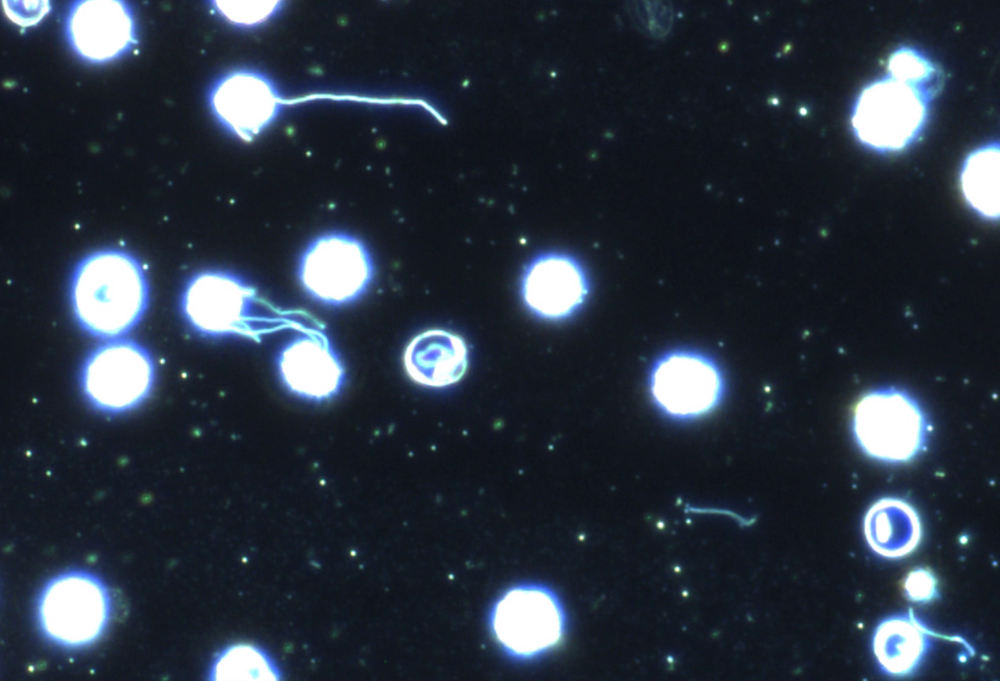
#> input picture data/new_dataset/img/015.png, 1000 x 681 px, shrunk from 1574 x 1072 before the run; its folder holds 4 pictures in this run
$ python generate_images.py   (older library calls are emulated)
#> lines starting #> are read from the running program, lines starting #| are printed output that depends on the picture; pictures that were not available may be replaced by others from this repository, and a replacement may not be noted
### script/config.py
 # -*- coding: utf-8 -*-
"""
Module for configuration files and configuration parameters

"""
import os as _os
import json as _json
from warnings import warn as _warn
from typing import Tuple, Optional

from . import __file__ as _delta_init  # Path to __init__ file

evaluation_dir = 'data/evaluation/measure'

"install directory"
_LOADED = None
"Which config file was loaded"
# Parameters:
res_dir: str = ''
"Results directory"
project_dir: str = ''
"Project directory"
presets: str = ''
"Type of analysis: can be '2D' or your own custom name for presets"
models: Tuple[str, ...] = ()
"Which models will be run"
model_file_rois: str = ''
"Model file for ROIs segmentation"
model_file_seg: str = ''
"Model file for cell segmentation"
model_file_track: str = ''
"Model file for cell tracking"
target_size_rois: Tuple[int, int] = (0, 0)
"ROI U-Net target/input image size"
target_size_seg: Tuple[int, int] = (0, 0)
"segmentation U-Net target/input image size"
target_size_track: Tuple[int, int] = (0, 0)
"tracking U-Net target/input image size"
training_set_rois: str = ''
"Path to ROIs U-Net training set"
training_set_seg: str = ''
"Path to segmentation training set"
training_set_track: str = ''
"Path to tracking training set"
eval_movie: str = ''
"Path to evaluation movie / image sequence"
rotation_correction: bool = False
"Flag to try to automatically correct image rotation (for microfluidic devices)"
drift_correction: bool = False
"Flag to correct drift over time (for microfluidic devices / ROIs)"
crop_windows: bool = False
"Flag to crop input image into windows of size target_size_seg for segmentation, otherwise resize them"
min_roi_area: float = 0.0
"Minimum area of detected ROIs, in pixels. Can be set to 0. (N/A for 2D)"
whole_frame_drift: bool = False
"If correcting for drift, use the entire frame instead of the region above the chambers"
min_cell_area: float = 0.0
"Minimum area of detected cells, in pixels. Can be set to 0"
save_format: Tuple[str, ...] = ()
"Format to save output data to"
TF_CPP_MIN_LOG_LEVEL: str = ''
"Debugging messages level from Tensorflow ('0' = most verbose to '3' = not verbose)"
memory_growth_limit: Optional[float] = None
"""If running into OOM issues or having trouble with cuDNN loading, try setting
memory_growth_limit to a value in MB: (eg 1024, 2048...)"""
pipeline_seg_batch: int = 0
"""If running into OOM issues during segmentation with the pipeline, try lowering
this value. You can also try to increase it to improve speed"""
pipeline_track_batch: int = 0
"""If running into OOM issues during tracking with the pipeline, try lowering
this value. You can also try to increase it to improve speed"""

"""
IMPORTANT: Do not change the default parameters below. Update the .json files instead if necessary.
"""

_DEFAULTS_2D = dict(
    res_dir="",
    project_dir="",
    presets="2D",  # Type of analysis. Can be '2D' or your own custom name for presets
    models=("segmentation", "tracking"),  # Which models will be run
    model_file_rois="",  # Model file for ROIs segmentation (None for 2D)
    model_file_seg="data/models/unet_agarpads_seg_optimized.hdf5",  # Model file for cell segmentation (placeholder)
    model_file_track="data/models/unet_agarpads_track_optimized.hdf5",  # Model file for cell tracking(placeholder)
    target_size_rois=(512, 512),  # ROI U-Net target/input image size
    target_size_seg=(512, 512),  # segmentation U-Net target/input image size
    target_size_track=(256, 256),  # tracking U-Net target/input image size
    training_set_rois="",  # Path to ROIs U-Net training set (None for 2D)
    training_set_seg="data/training/segmentation_set/",  # Path to segmentation training set (placeholder)
    training_set_track="data/training/segmentation_set/",  # Path to tracking training set (placeholder)
    eval_movie="data\evaluation\beta",  # Path to evaluation movie / image sequence
    rotation_correction=False,  # Flag to try to automatically correct image rotation (for microfluidic devices)
    drift_correction=False,  # Flag to correct drift over time (for microfluidic devices / ROIs)
    crop_windows=True,  # Flag to crop input image into windows of size target_size_seg for segmentation, otherwise resize them
    min_roi_area=500,  # Minimum area of detected ROIs, in pixels. Can be set to 0. (N/A for 2D)
    whole_frame_drift=False,  # If correcting for drift, use the entire frame instead of the region above the chambers
    min_cell_area=5,  # Minimum area of detected cells, in pixels. Can be set to 0
    save_format=("pickle", "legacy", "movie"),  # Format to save output data to.
    TF_CPP_MIN_LOG_LEVEL="2",  # Debugging messages level from Tensorflow ('0' = most verbose to '3' = not verbose)
    memory_growth_limit=1024,  # If running into OOM issues or having trouble with cuDNN loading, try setting memory_growth_limit to a value in MB: (eg 1024, 2048...)
    pipeline_seg_batch=32,  # If running into OOM issues during segmentation with the pipeline, try lowering this value. You can also try to increase it to improve speed
    pipeline_track_batch=32,  # If running into OOM issues during tracking with the pipeline, try lowering this value. You can also try to increase it to improve speed
)

def load_config(json_file: str = None, presets: str = "2D", config_level: str = None):

    if presets == "2D":
        defaults = _DEFAULTS_2D
    else:
        raise ValueError(
            """Valid default presets are '2D'..
            If you implemented very different presets, please provide
            a config file to load_config() directely
            """
        )

    if json_file is None:

        # Is there a local/user config file for this preset?
        _json_file = _os.path.expanduser(
            _os.path.join("~/data", "config_%s.json" % presets)
        )
        if _os.path.exists(_json_file) and (
            config_level is None or config_level == "local"
        ):
            json_file = _json_file

        if (
            json_file is None
            and _os.path.exists(_json_file)
            and (config_level is None or config_level == "global")
        ):
            json_file = _json_file

        # If no file was found, raise error:
        if json_file is None:
            raise ValueError(
                """Could not find a local or global config file for presets '%s'.
                Either use delta.assets.download_assets() or provide a json_file path
                """
                % presets
            )

    variables = _read_json(json_file)


    # Update config variables:
    globals().update(variables)

    global _LOADED
    _LOADED = json_file

    # Tensorflow technical parameters:
    # Debugging messages level from Tensorflow ('0' = most verbose to '3' = not verbose)
    #_os.environ["TF_CPP_MIN_LOG_LEVEL"] = TF_CPP_MIN_LOG_LEVEL
    import tensorflow as tf

    # Hide GPU from visible devices
    #tf.config.set_visible_devices([], 'GPU')
    #tf.config.threading.set_intra_op_parallelism_threads(2)


def _read_json(json_file: str):

    # Load file:
    print("Loading configuration from: %s" % json_file)
    with open(json_file, "r") as f:
        variables = _json.loads(f.read())

    # Type cast:
    for k, v in variables.items():
        if isinstance(v, list):
            variables[k] = tuple(v)  # Always use tuples, not lists in config

    return variables

### generate_images.py
# -*- coding: utf-8 -*-
"""
Created on Tue Dec 14 15:49:21 2021

@author: conno
"""

from pathlib import Path
import time
import glob
import os

import cv2
import numpy as np
import random
import skimage.io
from shutil import copyfile

import script.utilities as utils
import script.config as cfg
import script.data as data

from scipy import interpolate
import skimage.transform as trans

from typing import cast, Tuple, List, Dict, Union, Iterator, Generator, Any, Optional


def _msg(string: str):
    """
    Print timestamped messages

    Parameters
    ----------
    string : str
        Message to print.

    Returns
    -------
    None.

    """

    print("%s, Log: %s" % (time.ctime(), string))

# [64 lines left out: functions shift, zoomshift, not called in this run]


def get_random_crop(image, seg, grey, crop_height, crop_width):

    max_x = image.shape[1] - crop_width
    max_y = image.shape[0] - crop_height

    x = np.random.randint(0, max_x)
    y = np.random.randint(0, max_y)

    print(x)
    print(y)

    img = image[y: y + crop_height, x: x + crop_width]
    seg = seg[y: y + crop_height, x: x + crop_width]
    gr = grey[y: y + crop_height, x: x + crop_width]


    # [11 lines of commented-out code are left out]

    return img, seg

do_it = True

config_location = 'data/config_2D.json'

# Check if the config file exists
if Path(config_location).is_file():
    _msg("Config JSON file exists")

# Load configuration:
utils.cfg.load_config(presets="2D", config_level="global", json_file=config_location)
#> (reads data/config_2D.json from the repository)

if do_it:
    p = str(Path.joinpath(Path(cfg.training_set_seg), 'img'))
    q = str(Path.joinpath(Path(cfg.training_set_seg), 'seg'))

    img_files = [
        x
        for x in os.listdir(p)
        if os.path.splitext(x)[1].lower() in (".tif", ".tiff", '.png', '.jpg', '.jpeg')
    ]


    seg_files = [
        x
        for x in os.listdir(q)
        if os.path.splitext(x)[1].lower() in (".tif", ".tiff", '.png', '.jpg', '.jpeg')
    ]

    no_of_imgs = 200
    _c = 1
    for count, img in enumerate(img_files):

        for i in range(no_of_imgs):

            # Set absolute path to segmentation image and open it
            ip = Path.cwd().joinpath(Path(cfg.training_set_seg), 'img', img)
            w = cv2.imread(
                str(ip)
            )
#> w is the input picture: shape (681, 1000, 3); mean B, G, R 65.7, 52.4, 43.5

            # Set absolute path to segmentation image and open it
            i_g = cv2.imread(
                str(ip),
                0
            )
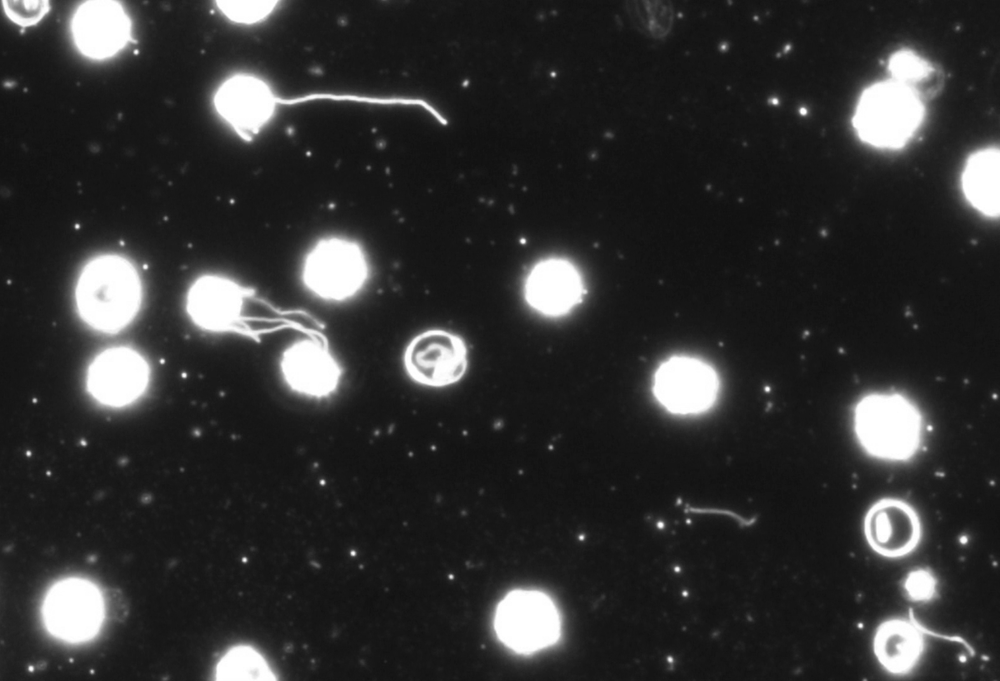
#> i_g: shape (681, 1000); min 15, max 255, mean 50.8
            _msg("Opened image located at %s" % ip)

            sp = Path.cwd().joinpath(Path(cfg.training_set_seg), 'seg', img)
            s = cv2.imread(
                str(sp),
                0
            )
            _msg("Opened image located at %s" % sp)

            ip = Path.cwd().joinpath(Path(cfg.training_set_seg), 'img', str(_c) + '.png')
            sp = Path.cwd().joinpath(Path(cfg.training_set_seg), 'seg', str(_c) + '.png')

            crop_img, crop_seg = get_random_crop(w, s, i_g, 512, 512)
#| 172
#| 47
#> in get_random_crop, `img = image[y: y + crop_height, x: x + crop_width]`:
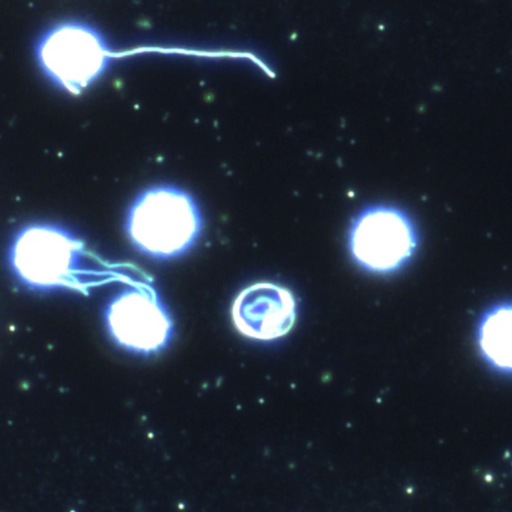
#> img: shape (512, 512, 3); mean B, G, R 62.3, 48.9, 40.1
#> in get_random_crop, `seg = seg[y: y + crop_height, x: x + crop_width]`:
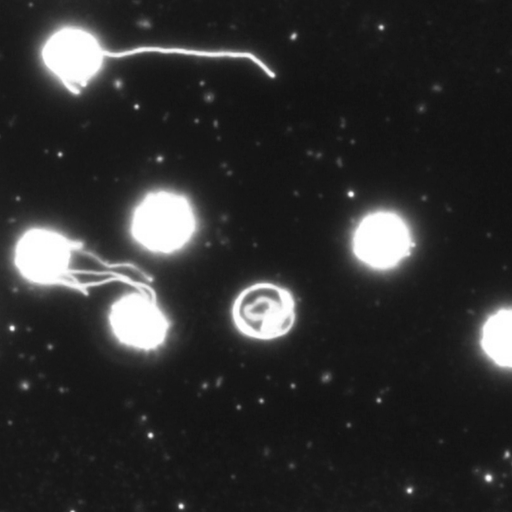
#> seg: shape (512, 512); min 15, max 255, mean 47.3

            print('a')


            cv2.imwrite(str(ip), crop_img)
            cv2.imwrite(str(sp), crop_seg)

            _c += 1
#> pass 2 of the loop `for count, img in enumerate(img_files):`:
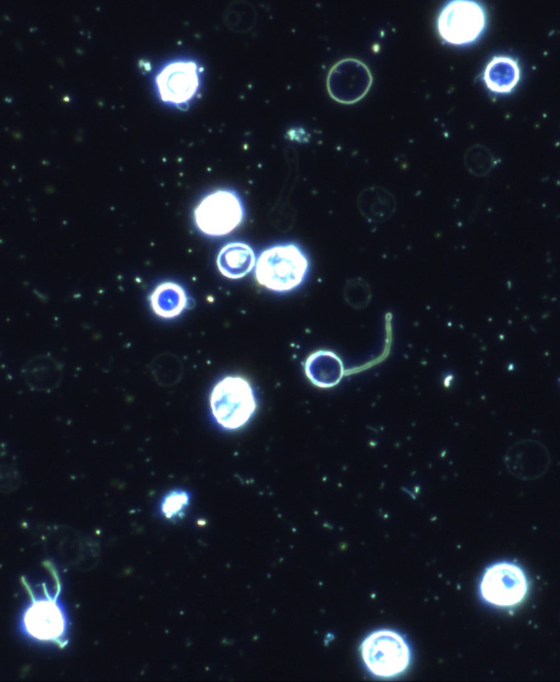
#> input picture data/new_dataset/img/020.png, 560 x 682 px, shrunk from 882 x 1074 before the run
#> w is the input picture: shape (682, 560, 3); mean B, G, R 40.8, 30.4, 26.1
#> i_g: shape (682, 560)
#> `crop_img, crop_seg = get_random_crop(w, s, i_g, 512, 512)`:
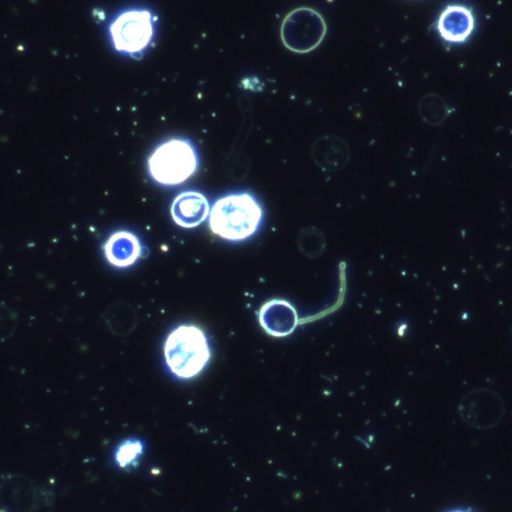
#> crop_img: shape (512, 512, 3); mean B, G, R 40.1, 29.5, 25.2
#> `crop_img, crop_seg = get_random_crop(w, s, i_g, 512, 512)`:
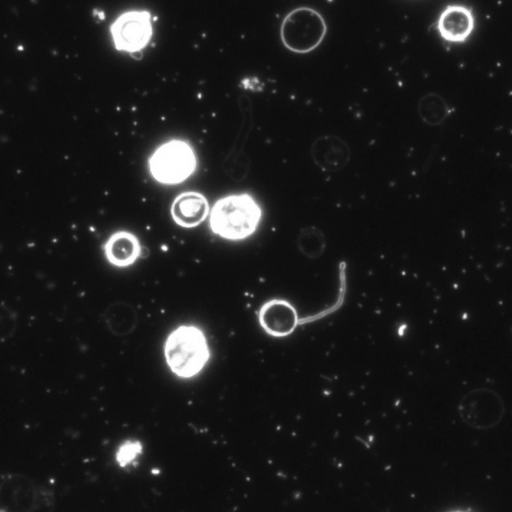
#> crop_seg: shape (512, 512); min 10, max 255, mean 29
#> (the run stopped early here; a loop or call above may not have finished)
